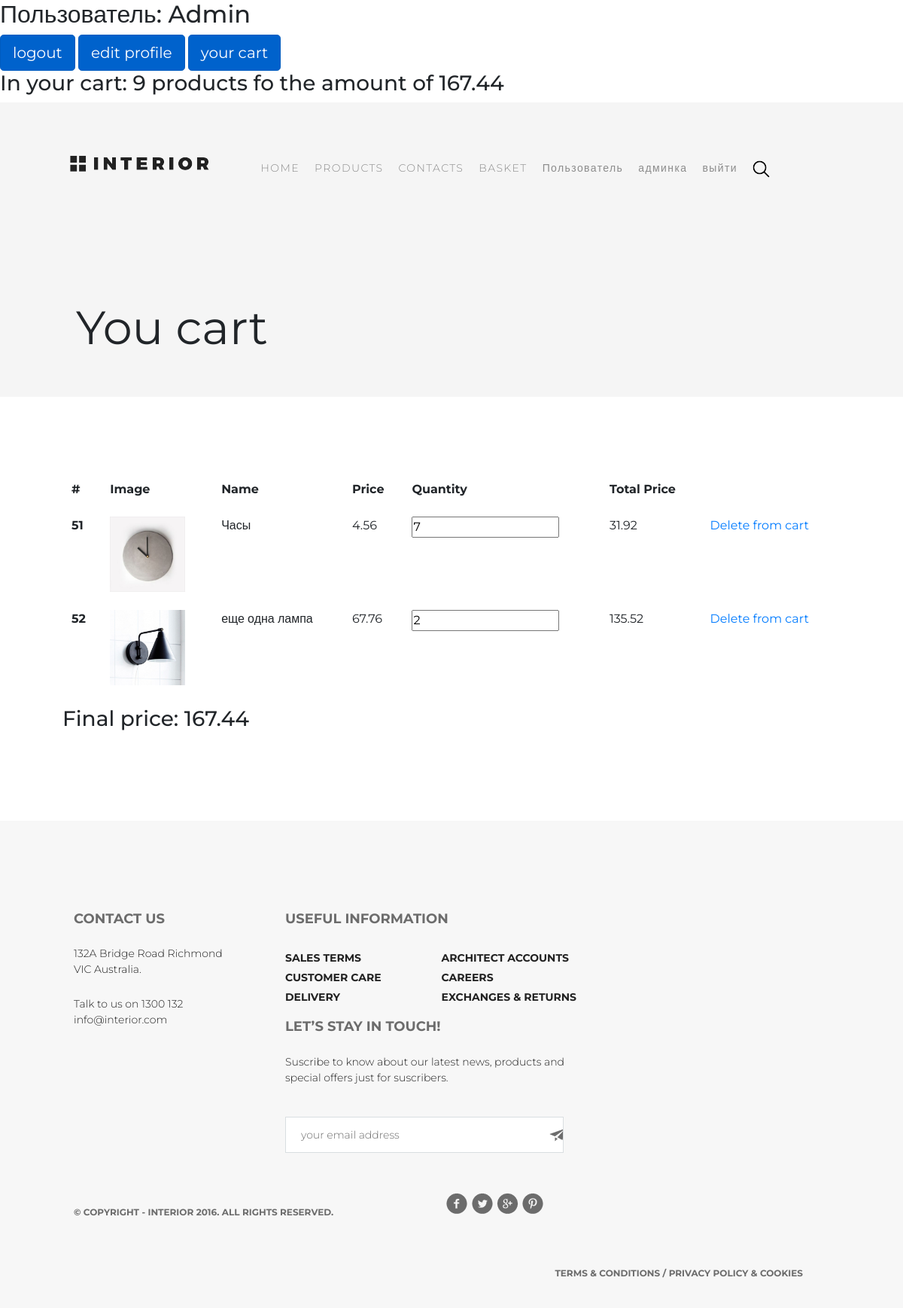
Page /basket/ (signed in) on the committed database.
### authapp/models.py (models this page shows, shortened)
class ShopUser(AbstractUser):
    class Meta:
        verbose_name = 'пользователь'
        verbose_name_plural = 'пользователи'
    avatar = models.ImageField(upload_to='users_avatars', blank=True)
    age = models.PositiveIntegerField(verbose_name='возраст')

### basketapp/models.py (models this page shows, shortened)
class Basket(models.Model):
    class Meta:
        verbose_name = 'корзина'
        verbose_name_plural = 'корзины'
    user = models.ForeignKey(settings.AUTH_USER_MODEL, on_delete=models.CASCADE, related_name='basket')
    product = models.ForeignKey(Product, on_delete=models.CASCADE)
    quantity = models.PositiveIntegerField(verbose_name='количество', default=0)
    add_datetime = models.DateTimeField(verbose_name='время', auto_now_add=True)
    def get_cost(self):
        return self.quantity * self.product.price
    cost = property(get_cost)

### mainapp/models.py (models this page shows, shortened)
class Product(models.Model):
    class Meta:
        verbose_name = 'Продукт'
        verbose_name_plural = 'Продукты'
    category = models.ForeignKey(ProductCategory, on_delete=models.CASCADE)
    name = models.CharField(verbose_name='имя продукта', max_length=128)
    image = models.ImageField(upload_to='products_images', blank=True)
    short_desc = models.CharField(verbose_name='краткое описание продукта', max_length=60, blank=True)
    description = models.TextField(verbose_name='описание продукта', blank=True)
    price = models.DecimalField(verbose_name='цена', max_digits=8, decimal_places=2, default=0)
    quantity = models.PositiveIntegerField(verbose_name='в наличии', default=0)
    is_hot = models.BooleanField(verbose_name='горячее предложение', default=False)
    is_active = models.BooleanField(verbose_name='активен', default=True)

### basketapp/views.py (the view)
# urls.py: path('', basketapp.basket, name='view'),
@login_required
def basket(request):
    basket = []
    if request.user.is_authenticated:
        basket = Basket.objects.filter(user=request.user)
        content = {
            'basket': basket,
        }
        return render(request, 'basketapp/basket.html', content)
    else:
        return HttpResponseRedirect(reverse('main'))

### mainapp/templatetags/custom_tags.py (called while the page is built)
@register.filter
def basket_total_quantity(user):
    if user.is_anonymous:
        return 0
    else:
        basket = user.basket.all()
        total_quantity = sum(list(map(lambda basket_slot: basket_slot.quantity, basket)))
        return total_quantity

@register.filter
def basket_total_cost(user):
    if user.is_anonymous:
        return 0
    else:
        basket = user.basket.all()
        total_cost = sum(list(map(lambda basket_slot: basket_slot.cost, basket)))
        return total_cost

### basketapp/templates/basketapp/basket.html (shortened to what this page needs)
{% extends 'mainapp/base.html' %}
{% load staticfiles %}
{% load custom_tags %}
{% block css %}
    {{ block.super}}
    <link rel="stylesheet" type="text/css" href="{% static '/css/style_deals.css' %}">
    <link rel="stylesheet" type="text/css" href="{% static '/css/style_contacts.css' %}">
{% endblock %}
{% block header %}
    {{block.super}}
    <h1>You cart</h1>
{% endblock %}
{% block content %}
    <table class="table table-borderless">
      <thead>
        <tr>
          <th scope="col">#</th>
          <th scope="col">Image</th>
          <th scope="col">Name</th>
          <th scope="col">Price</th>
          <th scope="col">Quantity</th>
          <th scope="col">Total  Price</th>
          <th></th>
        </tr>
      </thead>
      <tbody>
       {% for prod in basket %}
        <tr>
          <th scope="row">{{ prod.id }}</th>
          <td><img src="../media/{{ prod.product.image }}" alt="Картинка не прогрузилась"></td>
          <td>{{ prod.product.name }}</td>
          <td>{{ prod.product.price }}</td>
          <td>
              <div class="basket_list">
                  <input type="number" min="0"
                         name="{{ prod.pk }}"
                         value="{{ prod.quantity }}"
                         title="">
              </div>
          </td>
          <td>
              <div class="basket_list">
                {{ prod.cost }}
              </div>
          </td>
          <td><a href="{% url 'basket:remove' prod.pk %}">Delete from cart</a> </td>
        </tr>
       {% endfor %}
      </tbody>
    </table>
    <h3>Final price: {{ request.user|basket_total_cost }}</h3>
{% endblock %}

### mainapp/templates/mainapp/base.html (shortened to what this page needs)
<!DOCTYPE html>
{% load staticfiles %}
{% load custom_tags %}
<html lang="en">
<head>
    {% block css %}
        <link rel="stylesheet" href="{% static '/css/bootstrap.min.css' %}">
        <link rel="stylesheet" type="text/css" href="{% static '/css/style.css' %}">
    {% endblock %}
</head>
<body>
    <div class="conteiner">
        <div class="user">
            {% if request.user.is_authenticated %}
                <h2>Пользователь: {{ request.user.username|title }}</h2>
                <a href="{% url 'auth:logout' %}" class="btn btn-primary btn-lg active" role="button" aria-pressed="true">logout</a>
                <a href="{% url 'auth:edit' request.user.id %}" class="btn btn-primary btn-lg active" role="button" aria-pressed="true">edit profile</a>
                <a href="{% url 'basket:view' %}" class="btn btn-primary btn-lg active" role="button" aria-pressed="true">your cart</a>
                <h3> In your cart: {{ request.user|basket_total_quantity }} products fo the amount of {{ request.user|basket_total_cost }}</h3>
            {% else %}
                <h2>Пользователь не авторизован</h2>
                <a href="{% url 'auth:login' %}" class="btn btn-primary btn-lg active" role="button" aria-pressed="true">login</a>
                <a href="{% url 'auth:register' %}" class="btn btn-primary btn-lg active" role="button" aria-pressed="true">create user</a>
            {% endif %}
        </div>
        <div class="header">
            {% block header %}
                <a href="{% url 'main' %}">
                    <img class="logo" src="{% static '/img/logo.png' %}" alt="Картинка не прогрузилась">
                </a>
                {% include 'mainapp/includes/inc_menu.html' %}
            {% endblock %}
        </div>
        <div class="content">
            {% block content %}
            {% endblock %}
        </div>
        <div class="footer">
            {% block footer %}
                <div class="contact">
                    <h2>Contact Us</h2>
                    <p>132A Bridge Road Richmond VIC
                        Australia.
                    </p>
                    <p>Talk to us on 1300 132
                        info@interior.com</p>
                </div>
                <div class="useful">
                    <h2>Useful Information</h2>
                    <ul>
                        <li><a href="{% url 'main' %}">Sales terms</a></li>
                        <li><a href="{% url 'main' %}">Customer care</a></li>
                        <li><a href="{% url 'main' %}">Delivery</a></li>
                    </ul>
                    <ul>
                        <li><a href="{% url 'main' %}">Architect accounts</a></li>
                        <li><a href="{% url 'main' %}">Careers</a></li>
                        <li><a href="{% url 'main' %}">Exchanges & returns</a></li>
                    </ul>
                </div>
                <div class="lets_stay">
                    <h2>Let’s Stay in Touch!</h2>
                    <p>Suscribe to know about our latest news, products and special offers just for suscribers.</p>
                    <input class="form" type="text" value="your email address">
                </div>
                <div class="copyright">
                    <p>© Copyright - INTERIOR 2016. All Rights Reserved.</p>
                </div>
                <div class="social"><img src="{% static '/img/social-links.png' %}" alt="Картинка не прогрузилась"></div>
                <div class="terms"><a href="{% url 'main' %}">Terms & Conditions / Privacy policy & Cookies</a></div>
            {% endblock %}
        </div>
    </div>
</body></html>

### mainapp/templates/mainapp/includes/inc_menu.html (shortened to what this page needs)
{% load staticfiles %}
{% block menu %}
    <ul class="menu">
            <li>
                <a href="{% url 'main' %}"
                    class="">
                    HOME
                </a>
            </li>
            <li>
                <a href="{% url 'products:page' 0 1 %}"
                    class="">
                    PRODUCTS
                </a>
            </li>
            <li>
                <a href="{% url 'contact' %}"
                    class="">
                    CONTACTS
                </a>
            </li>
            <li>
                <a href="{% url 'basket:view' %}"
                    class="">
                    BASKET
                </a>
            </li>
            {% if user.is_authenticated %}
                <li>
                    <a href="{% url 'auth:edit' request.user.id%}">
                        {{ user.first_name|default:'Пользователь' }}
                     </a>
                </li>
            {% endif %}
            {% if user.is_superuser %}
                <li>
                    <a href="{% url 'admin_custom:users' %}">админка</a>
                </li>
            {% endif %}
            <li>
                {% if user.is_authenticated %}
                    <a href="{% url 'auth:logout' %}">выйти</a>
                {% else %}
                    <a href="{% url 'auth:login' %}">войти</a>
                {% endif %}
            </li>
        <li><a href="{% url 'main' %}"><img src="{% static '/img/search.png' %}" alt="search"></a></li>
    </ul>
{% endblock %}

### static/css/style.css (style rules this page uses)
body { font-family: 'Montserrat', sans-serif; max-width: 1366px; min-width: 800px; margin: 0 auto; }
html, body { height: 100%; }
* { padding: 0; margin: 0; }
a { text-decoration: none; }
li { list-style-type: none; }
.conteiner { min-height: 100%; }
.header { height: 800px; background-image: url(../img/slider-img.jpg); position: relative; min-width: 800px; }
.logo { width: 185px; height: 22px; margin: 70px 0 0 93px; }
.menu { float: right; margin: 67px 167px 0 0; }
.menu li { float: left; }
.menu a { display: block; padding: 10px; font-size: 14px; color: #8c8c8c; font-weight: 300; letter-spacing: 1.4px; }
.footer { padding: 120px 105px 35px 98px; float: left; background-color: #f7f7f7; }
.contact { float: left; width: 221px; margin-right: 60px; }
.useful { float: left; width: 482px; }
.lets_stay { float: left; width: 400px; }
.footer h2 { color: #6c6c6c; font-size: 18px; font-weight: 700; text-transform: uppercase; }
.footer p { color: #212121; font-size: 14px; font-weight: 300; margin-top: 25px; }
.footer .form { width: 370px; height: 48px; border: 1px solid #d9dee1; background-color: #ffffff; margin-top: 25px; color: #6c6c6c; font-size: 14px; font-weight: 300; padding-left: 20px; background-image: url(../img/fly.png); background-repeat: no-repeat; background-position: 350px 15px; }
.footer ul { margin-right: 80px; float: left; margin-top: 20px; }
.footer ul a { color: #212121; font-size: 14px; font-weight: 700; line-height: 26px; text-transform: uppercase; }
.copyright { float: left; }
.copyright p { float: left; color: #6c6c6c; font-size: 12px; font-weight: 700; text-transform: uppercase; margin-top: 70px; margin-right: 150px; }
.social { float: left; margin-top: 53px; margin-right: 140px; }
.terms { margin-top: 66px; float: right; margin-right: 28px; }
.terms a { color: #6c6c6c; font-size: 12px; font-weight: 700; text-transform: uppercase; }
a.active { color: red; }
.table img, .product_record img, .user_record img { width: 100px; height: 100px; }

### static/css/style_deals.css (style rules this page uses)
.header { background-image: none; height: unset; margin-bottom: 40px; }

### static/css/style_contacts.css (style rules this page uses)
.header { background-color: #f5f5f5; background-image: none; height: unset; padding-bottom: 56px; }
.header h1 { font-size: 62px; font-weight: 400; line-height: 72px; margin: 171px 0 0 101px; }
.content { padding: 59px 83px 110px; }

### rows in the picture
ShopUser: user.username "Admin", user|basket_total_quantity "9", user|basket_total_cost "167.44", first_name "Пользователь"
Basket: id "51", product.image (picture), product.name "Часы", product.price "4.56", quantity "7", cost "31.92"
Basket: id "52", product.image (picture), product.name "еще одна лампа", product.price "67.76", quantity "2", cost "135.52"
